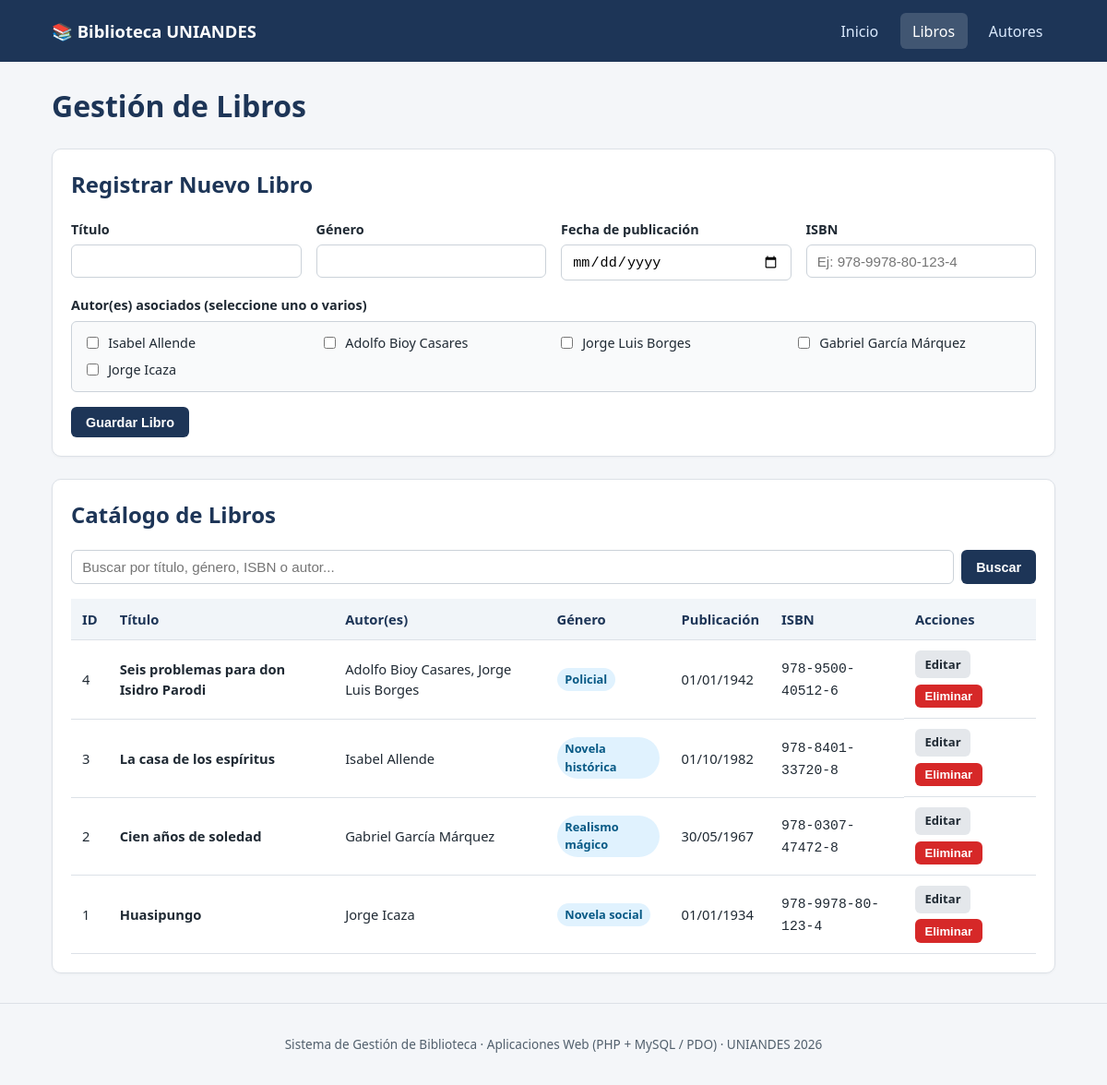
The app's page /libros.php with its own data.
### tables this page shows
CREATE TABLE Autores (
    autor_id INT AUTO_INCREMENT PRIMARY KEY,
    nombre VARCHAR(80) NOT NULL,
    apellido VARCHAR(80) NOT NULL,
    fecha_nacimiento DATE NOT NULL,
    nacionalidad VARCHAR(60) NOT NULL
);

CREATE TABLE Libros (
    libro_id INT AUTO_INCREMENT PRIMARY KEY,
    titulo VARCHAR(150) NOT NULL,
    genero VARCHAR(60) NOT NULL,
    fecha_publicacion DATE NOT NULL,
    isbn VARCHAR(20) NOT NULL UNIQUE
);

### src/validaciones.php (called while the page is built, shortened)
<?php
function e(?string $valor): string
{
    return htmlspecialchars($valor ?? '', ENT_QUOTES, 'UTF-8');
}

### src/Autor.php (called while the page is built, shortened)
<?php
class AutorRepositorio
{
    public function listar(string $busqueda = ''): array
    {
        $sql = '
            SELECT a.autor_id, a.nombre, a.apellido, a.fecha_nacimiento, a.nacionalidad,
                   COUNT(la.libro_id) AS total_libros
            FROM Autores a
            LEFT JOIN Libros_Autores la ON la.autor_id = a.autor_id
        ';
        $params = [];
        $sql .= '
            GROUP BY a.autor_id, a.nombre, a.apellido, a.fecha_nacimiento, a.nacionalidad
            ORDER BY a.apellido ASC, a.nombre ASC
        ';
        $stmt = $this->pdo->prepare($sql);
        $stmt->execute($params);
        return $stmt->fetchAll();
    }
}

### src/Libro.php (called while the page is built, shortened)
<?php
class LibroRepositorio
{
    public function listar(string $busqueda = ''): array
    {
        $sql = '
            SELECT l.libro_id, l.titulo, l.genero, l.fecha_publicacion, l.isbn,
                   COALESCE(
                       GROUP_CONCAT(CONCAT(a.nombre, " ", a.apellido)
                       ORDER BY a.apellido SEPARATOR ", "),
                       "Sin autor asignado"
                   ) AS autores
            FROM Libros l
            LEFT JOIN Libros_Autores la ON la.libro_id = l.libro_id
            LEFT JOIN Autores a ON a.autor_id = la.autor_id
        ';
        $params = [];
        $sql .= '
            GROUP BY l.libro_id, l.titulo, l.genero, l.fecha_publicacion, l.isbn
            ORDER BY l.libro_id DESC
        ';
        $stmt = $this->pdo->prepare($sql);
        $stmt->execute($params);
        return $stmt->fetchAll();
    }
}

### public/libros.php (the view, shortened to what this page needs)
<?php
require_once __DIR__ . '/../src/Autor.php';
require_once __DIR__ . '/../src/Libro.php';
require_once __DIR__ . '/../src/validaciones.php';
$errores = [];
$busqueda = trim((string) ($_GET['q'] ?? ''));
$valores = [
    'libro_id'          => '',
    'titulo'            => '',
    'genero'            => '',
    'fecha_publicacion' => '',
    'isbn'              => '',
    'autores'           => [],
];
try {
    $pdo = Conexion::obtener();
    $libroRepo = new LibroRepositorio($pdo);
    $autorRepo = new AutorRepositorio($pdo);
    $todosAutores = $autorRepo->listar();
    $libros = $libroRepo->listar($busqueda);
} catch (PDOException $e) {
    error_log($e->getMessage());
    $errores['db'] = 'Ocurrió un error al comunicarse con la base de datos.';
    $todosAutores = [];
    $libros = [];
}
require __DIR__ . '/../views/encabezado.php';
?>
<h1>Gestión de Libros</h1>
<section class="card">
    <h2><?= $valores['libro_id'] !== '' ? 'Editar Libro #' . (int) $valores['libro_id'] : 'Registrar Nuevo Libro' ?></h2>
    <form method="post" action="libros.php">
        <div class="form-grid">
            <div class="campo">
                <label for="titulo">Título</label>
                <input type="text" id="titulo" name="titulo" maxlength="150" required value="<?= e($valores['titulo']) ?>">
            </div>
            <div class="campo">
                <label for="genero">Género</label>
                <input type="text" id="genero" name="genero" maxlength="60" required value="<?= e($valores['genero']) ?>">
            </div>
            <div class="campo">
                <label for="fecha_publicacion">Fecha de publicación</label>
                <input type="date" id="fecha_publicacion" name="fecha_publicacion" required value="<?= e($valores['fecha_publicacion']) ?>">
            </div>
            <div class="campo">
                <label for="isbn">ISBN</label>
                <input type="text" id="isbn" name="isbn" maxlength="20" required placeholder="Ej: 978-9978-80-123-4" value="<?= e($valores['isbn']) ?>">
            </div>
            <div class="campo campo-full">
                <label>Autor(es) asociados (seleccione uno o varios)</label>
                <?php if ($todosAutores): ?>
                    <div class="checkbox-grid">
                        <?php foreach ($todosAutores as $autor): ?>
                            <?php $aid = (int) $autor['autor_id']; ?>
                            <label class="checkbox-item">
                                <input
                                    type="checkbox"
                                    name="autores[]"
                                    value="<?= $aid ?>"
                                    <?= in_array($aid, $valores['autores'], true) ? 'checked' : '' ?>
                                >
                                <?= e($autor['nombre'] . ' ' . $autor['apellido']) ?>
                            </label>
                        <?php endforeach; ?>
                    </div>
                <?php else: ?>
                    <p>No existen autores registrados. <a href="autores.php">Cree un autor primero</a>.</p>
                <?php endif; ?>
            </div>
        </div>
        <div class="acciones-form">
            <button type="submit" class="btn btn-primario" <?= !$todosAutores ? 'disabled' : '' ?>>
                <?= $valores['libro_id'] !== '' ? 'Actualizar Libro' : 'Guardar Libro' ?>
            </button>
        </div>
    </form>
</section>
<section class="card">
    <h2>Catálogo de Libros</h2>
    <form method="get" action="libros.php" class="buscador">
        <input type="search" name="q" placeholder="Buscar por título, género, ISBN o autor..." value="<?= e($busqueda) ?>">
        <button type="submit" class="btn btn-primario">Buscar</button>
    </form>
    <div class="tabla-responsive">
        <table>
            <thead>
                <tr>
                    <th>ID</th>
                    <th>Título</th>
                    <th>Autor(es)</th>
                    <th>Género</th>
                    <th>Publicación</th>
                    <th>ISBN</th>
                    <th>Acciones</th>
                </tr>
            </thead>
            <tbody>
                <?php foreach ($libros as $l): ?>
                    <tr>
                        <td><?= (int) $l['libro_id'] ?></td>
                        <td><strong><?= e($l['titulo']) ?></strong></td>
                        <td><?= e($l['autores']) ?></td>
                        <td><span class="badge"><?= e($l['genero']) ?></span></td>
                        <td><?= e(date('d/m/Y', strtotime($l['fecha_publicacion']))) ?></td>
                        <td><code><?= e($l['isbn']) ?></code></td>
                        <td class="acciones-tabla">
                            <a class="btn btn-secundario btn-sm" href="libros.php?editar=<?= (int) $l['libro_id'] ?>">Editar</a>
                            <form method="post" action="libros.php" onsubmit="return confirm('¿Eliminar este libro del catálogo?');">
                                <button type="submit" class="btn btn-peligro btn-sm">Eliminar</button>
                            </form>
                        </td>
                    </tr>
                <?php endforeach; ?>
            </tbody>
        </table>
    </div>
</section>
<?php require __DIR__ . '/../views/pie.php'; ?>

### views/encabezado.php (shortened to what this page needs)
<?php
$paginaActual = basename($_SERVER['PHP_SELF']);
?>
<!DOCTYPE html>
<html lang="es">
<head>
    <link rel="stylesheet" href="css/estilos.css">
</head>
<body>
<header class="topbar">
    <div class="container topbar-inner">
        <a class="brand" href="index.php">📚 Biblioteca UNIANDES</a>
        <nav class="nav">
            <a href="index.php" class="<?= $paginaActual === 'index.php' ? 'activo' : '' ?>">Inicio</a>
            <a href="libros.php" class="<?= $paginaActual === 'libros.php' ? 'activo' : '' ?>">Libros</a>
            <a href="autores.php" class="<?= $paginaActual === 'autores.php' ? 'activo' : '' ?>">Autores</a>
        </nav>
    </div>
</header>
<main class="container">

### views/pie.php (shortened to what this page needs)
</main>
<footer class="footer">
    <div class="container">
        <p>Sistema de Gestión de Biblioteca · Aplicaciones Web (PHP + MySQL / PDO) · UNIANDES <?= date('Y') ?></p>
    </div>
</footer>
</body>
</html>

### public/css/estilos.css (style rules this page uses)
:root { --primario: #1d3557; --primario-hover: #14263f; --acento: #2a9d8f; --peligro: #d62828; --fondo: #f4f6f9; --tarjeta: #ffffff; --borde: #dce1e7; --texto: #1f2933; --suave: #52606d; }
* { box-sizing: border-box; }
body { margin: 0; font-family: "Segoe UI", system-ui, -apple-system, sans-serif; background: var(--fondo); color: var(--texto); line-height: 1.5; }
.container { max-width: 1120px; margin: 0 auto; padding: 0 1rem; }
.topbar { background: var(--primario); color: #fff; padding: 0.9rem 0; margin-bottom: 1.5rem; }
.topbar-inner { display: flex; justify-content: space-between; align-items: center; flex-wrap: wrap; gap: 1rem; }
.brand { color: #fff; text-decoration: none; font-weight: 700; font-size: 1.15rem; }
.nav { display: flex; gap: 0.6rem; }
.nav a { color: #dbeafe; text-decoration: none; padding: 0.45rem 0.85rem; border-radius: 6px; font-weight: 500; }
.nav a:hover, .nav a.activo { background: rgba(255, 255, 255, 0.16); color: #fff; }
.stat-card, .card { background: var(--tarjeta); border: 1px solid var(--borde); border-radius: 10px; padding: 1.25rem; margin-bottom: 1.5rem; box-shadow: 0 1px 3px rgba(0, 0, 0, 0.04); }
h1, h2 { margin-top: 0; color: var(--primario); }
.form-grid { display: grid; grid-template-columns: repeat(auto-fit, minmax(220px, 1fr)); gap: 1rem; }
.campo { display: flex; flex-direction: column; gap: 0.35rem; }
.campo-full { grid-column: 1 / -1; }
label { font-weight: 600; font-size: 0.9rem; }
input[type="text"], input[type="date"], input[type="search"], select { padding: 0.55rem 0.7rem; border: 1px solid #cbd2d9; border-radius: 6px; font-size: 0.95rem; }
.checkbox-grid { display: grid; grid-template-columns: repeat(auto-fill, minmax(210px, 1fr)); gap: 0.5rem; padding: 0.75rem; border: 1px solid #cbd2d9; border-radius: 6px; background: #f9fafb; max-height: 180px; overflow-y: auto; }
.checkbox-item { display: flex; align-items: center; gap: 0.45rem; font-weight: 400; }
.acciones-form { display: flex; gap: 0.6rem; margin-top: 1rem; }
.btn { display: inline-block; border: none; border-radius: 6px; padding: 0.55rem 1rem; font-size: 0.9rem; font-weight: 600; cursor: pointer; text-decoration: none; text-align: center; }
.btn-primario { background: var(--primario); color: #fff; }
.btn-secundario { background: #e4e7eb; color: var(--texto); }
.btn-peligro { background: var(--peligro); color: #fff; }
.btn-sm { padding: 0.32rem 0.65rem; font-size: 0.82rem; }
.buscador { display: flex; gap: 0.5rem; margin-bottom: 1rem; flex-wrap: wrap; }
.buscador input { flex: 1; min-width: 220px; }
.tabla-responsive { overflow-x: auto; }
table { width: 100%; border-collapse: collapse; font-size: 0.92rem; }
th, td { padding: 0.7rem 0.75rem; border-bottom: 1px solid var(--borde); text-align: left; vertical-align: middle; }
th { background: #f1f5f9; color: var(--primario); font-weight: 700; }
.acciones-tabla { display: flex; gap: 0.4rem; flex-wrap: wrap; }
.acciones-tabla form { margin: 0; }
.badge { display: inline-block; background: #e0f2fe; color: #075985; padding: 0.2rem 0.55rem; border-radius: 999px; font-size: 0.8rem; font-weight: 600; }
.footer { margin-top: 2rem; padding: 1.25rem 0; text-align: center; color: var(--suave); font-size: 0.85rem; border-top: 1px solid var(--borde); }

### records on screen
autores: nombre+apellido "Isabel Allende"
autores: nombre+apellido "Adolfo Bioy Casares"
autores: nombre+apellido "Jorge Luis Borges"
autores: nombre+apellido "Gabriel García Márquez"
autores: nombre+apellido "Jorge Icaza"
libros: libro_id "4", titulo "Seis problemas para don Isidro Parodi", autores "Adolfo Bioy Casares, Jorge Luis Borges", genero "Policial", fecha_publicacion "01/01/1942", isbn "978-9500-40512-6"
libros: libro_id "3", titulo "La casa de los espíritus", autores "Isabel Allende", genero "Novela histórica", fecha_publicacion "01/10/1982", isbn "978-8401-33720-8"
libros: libro_id "2", titulo "Cien años de soledad", autores "Gabriel García Márquez", genero "Realismo mágico", fecha_publicacion "30/05/1967", isbn "978-0307-47472-8"
libros: libro_id "1", titulo "Huasipungo", autores "Jorge Icaza", genero "Novela social", fecha_publicacion "01/01/1934", isbn "978-9978-80-123-4"
